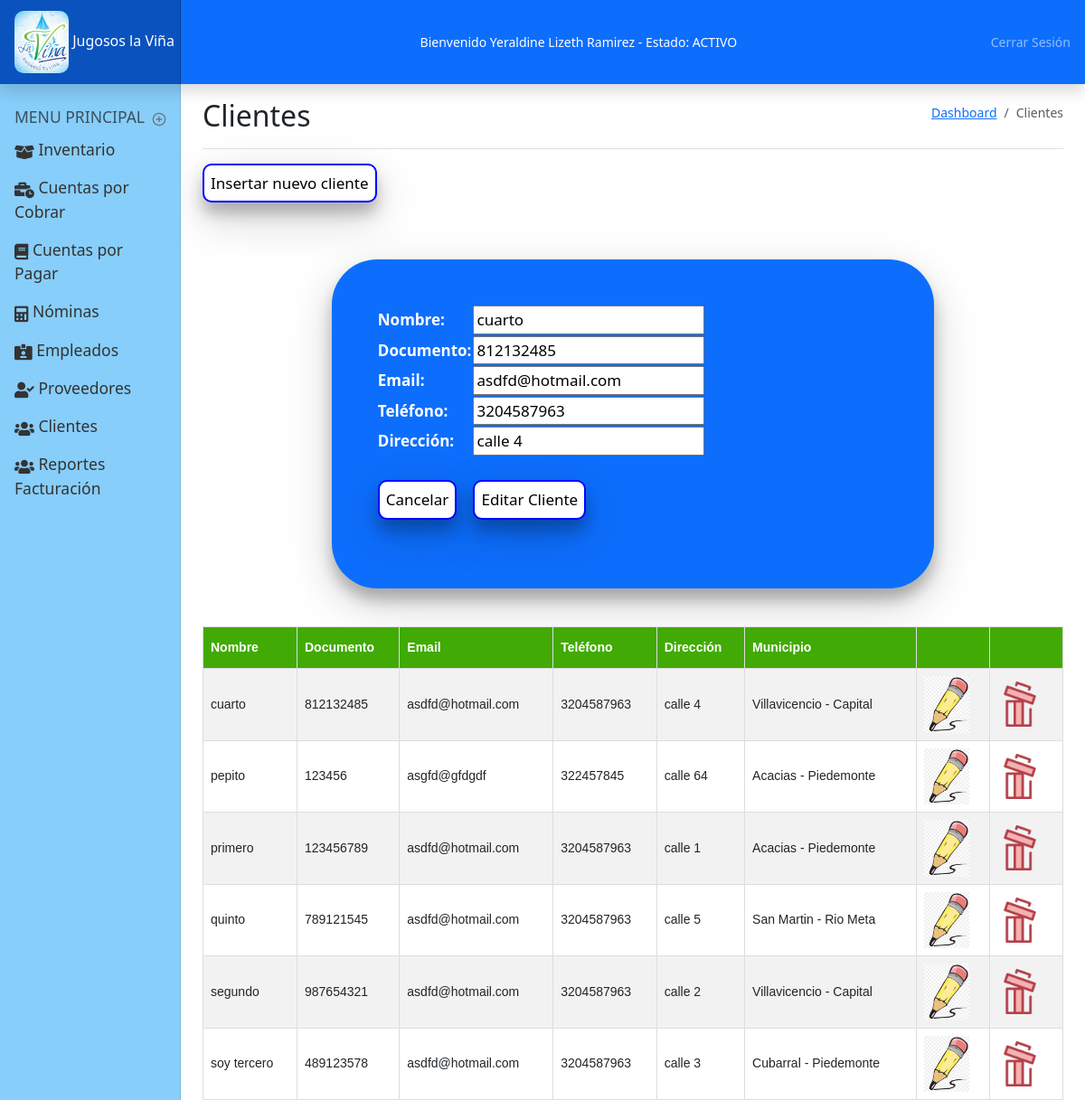
/clientes.php?id_clientes=4 (signed in), run on the app's committed database.
### tables this page shows
CREATE TABLE `usuario` (
  `id_usuario` int(11) NOT NULL,
  `nombre` varchar(150) NOT NULL,
  `user` varchar(255) NOT NULL,
  `identificacion` varchar(15) NOT NULL,
  `celular` varchar(10) NOT NULL,
  `direccion` varchar(150) NOT NULL,
  `email` varchar(150) NOT NULL,
  `contrasena` varchar(150) NOT NULL,
  `rol` varchar(255) NOT NULL,
  `activo` varchar(3) NOT NULL,
  `r_ecommerce` int(11) NOT NULL,
  `r_login` int(11) NOT NULL,
  `r_datos_de_pago` int(11) NOT NULL,
  `r_contador_visitas` int(11) NOT NULL,
  `r_encuesta` int(11) NOT NULL,
  `r_consultar_producto` int(11) NOT NULL,
  `r_chat` int(11) NOT NULL,
  `r_formulario` int(11) NOT NULL
);

CREATE TABLE `clientes` (
  `id_clientes` int(11) NOT NULL,
  `nombre` varchar(255) NOT NULL,
  `documento` int(11) NOT NULL,
  `email` varchar(255) NOT NULL,
  `telefono` varchar(255) NOT NULL,
  `direccion` varchar(255) NOT NULL,
  `fecha_nacimiento` date NOT NULL,
  `municipio` int(11) NOT NULL,
  `region` int(11) NOT NULL,
  `foto` varchar(255) DEFAULT NULL
);

CREATE TABLE `municipios` (
  `id_municipios` int(11) NOT NULL,
  `municipio` varchar(255) NOT NULL,
  `r_regiones` int(11) NOT NULL
);

CREATE TABLE `regiones` (
  `id_regiones` int(11) NOT NULL,
  `region` varchar(255) NOT NULL
);

### bloqueo.php (called while the page is built, shortened)
<?php
    $usuario = $_SESSION['usuario'];
    $consulta = "select * from usuario where id_usuario = '$usuario'";
    $resultado = mysqli_query($conexion, $consulta) or die ('No se consulto el usuario');
    $userr = mysqli_fetch_array($resultado);
?>

### bloques/clientes/editar.php (the view, shortened to what this page needs)
<?php
$cid = $_GET['id_clientes'];
$concliente = "select * from clientes where id_clientes = $cid";
$rescliente = mysqli_query($conexion, $concliente) or die('no se consulto cliente');
$cliente = mysqli_fetch_array($rescliente);
?>
<div id="formulario">
    <form action="clientes.php?id_clientes=<?php echo $cliente['id_clientes']; ?>" method="post" class="form">
        <table>
            <tr>
                <th>Nombre:</th>
                <td><input type="text" name="nombre" value="<?php echo $cliente['nombre']; ?>" required="required" placeholder="Nombre empleado" class="form-cotrol"></td>
            </tr>
            <tr>
                <th>Documento:</th>
                <td><input type="text" name="documento" value="<?php echo $cliente['documento']; ?>" required="required" placeholder="Documento" class="form-cotrol"></td>
            </tr>
            <tr>
                <th>Email:</th>
                <td><input type="email" name="email" value="<?php echo $cliente['email']; ?>" required="required" placeholder="Email" class="form-cotrol"></td>
            </tr>
            <tr>
                <th>Teléfono:</th>
                <td><input type="text" name="telefono" value="<?php echo $cliente['telefono']; ?>" required="required" placeholder="Teléfono" class="form-cotrol"></td>
            </tr>
            <tr>
                <th>Dirección:</th>
                <td><input type="text" name="direccion" value="<?php echo $cliente['direccion']; ?>" required="required" placeholder="Dirección" class="form-cotrol"></td>
            </tr>
            <tr>
                <th>
                    <br><button name="botoninsertar" value="insertar" type="button" class="btnInsertClient" onclick="window.location='clientes.php'">
                        Cancelar
                    </button><br><br>
                </th>
                <td><br><input type="submit" name="boton" value="Editar Cliente" class=btnInsertClient><br><br></td>
            </tr>
        </table>
    </form>
    <br><br>
</div>
<div class="consulta">
    <table class="tconsulta">
        <tr>
            <th>Nombre</th>
            <th>Documento</th>
            <th>Email</th>
            <th>Teléfono</th>
            <th>Dirección</th>
            <th>Municipio</th>
            <th></th>
            <th></th>
        </tr>
        <?php
        $consulta_c = "select * from clientes order by nombre";
        $resultado_c = mysqli_query($conexion, $consulta_c) or die('no se consulto los clientes');
        while ($cliente = mysqli_fetch_array($resultado_c)) {
        ?>
            <tr>
                <td><?php echo $cliente['nombre']; ?></td>
                <td><?php echo $cliente['documento']; ?></td>
                <td><?php echo $cliente['email']; ?></td>
                <td><?php echo $cliente['telefono']; ?></td>
                <td><?php echo $cliente['direccion']; ?></td>
                <td>
                    <?php
                    $consulta_municipio = "select * from municipios where id_municipios = " . $cliente['municipio'];
                    $res_municipio = mysqli_query($conexion, $consulta_municipio) or die('no consulto municipio');
                    $municipio = mysqli_fetch_array($res_municipio);
                    $consulta_region = "select * from regiones where id_regiones = " . $cliente['region'];
                    $res_region = mysqli_query($conexion, $consulta_region) or die('no consulto la region');
                    $region = mysqli_fetch_array($res_region);
                    echo $municipio['municipio'] . " - " . $region['region'];
                    ?>
                </td>
                <td>
                    <img src="img/editar.png" width="50px" title="Editar" alt="Editar">
                </td>
                <td>
                    <img src="img/borrar.png" width="50px" title="Borrar" style="cursor: pointer;" onclick="eliminarCliente(<?php echo $cliente['id_clientes']; ?>)" alt="Borrar">
                </td>
            </tr>
        <?php } ?>
    </table>
</div>

### partes/header.php (shortened to what this page needs)
<header class="navbar navbar-dark sticky-top flex-md-nowrap p-0 shadow">
  <a class="navbar-brand col-md-3 col-lg-2 me-0 px-3 fs-6" href="#">
    <img id="log" src="img/logo.png" width="60px" alt="logo">
    Jugosos la Viña
  </a>
  <span style="color:white">
    Bienvenido <?php echo $userr['nombre']; ?> - Estado:
    <?php
    if ($userr['activo'] == "Si") {
      echo "ACTIVO";
    } else {
      echo "NO ACTIVO";
    }
    ?>
  </span>
  <div class="navbar-nav">
    <div class="nav-item text-nowrap">
      <a class="nav-link px-3" href="salir.php">Cerrar Sesión</a>
    </div>
  </div>
</header>

### css/dashboard.css (style rules this page uses)
body { font-size: .875rem; }
.navbar-brand { padding-top: .75rem; padding-bottom: .75rem; background-color: rgba(0, 0, 0, .25); box-shadow: inset -1px 0 0 rgba(0, 0, 0, .25); }
header { background-color: #0d6efd; }
#log { border-radius: 10px; }
.tconsulta { font-family: Arial, Helvetica, sans-serif; border-collapse: collapse; width: 100%; overflow-x: auto; }
.consulta td, .consulta th { border: 1px solid #ddd; padding: 8px; }
.consulta tr:nth-child(even) { background-color: #f2f2f2 }
.consulta th { padding-top: 12px; padding-bottom: 12px; text-align: left; background-color: #41aa04; color: white; }
.btnInsertClient { background-color: white; padding: 7px; border: 2px solid blue; border-radius: 10px; font-size: 17px; margin-right: 0px; box-shadow: 0 12px 16px 0 rgba(0,0,0,0.24),0 17px 50px 0 rgba(0,0,0,0.19); }
.form { width: 70%; padding: 50px; margin: auto; font-size: 17px; font-weight: bold; border-radius: 50px; background-color: #0d6efd; color: white; box-shadow: 0 12px 16px 0 rgba(0,0,0,0.24),0 17px 50px 0 rgba(0,0,0,0.19); }

### data on the page
usuario: nombre "Yeraldine Lizeth Ramirez"
clientes: nombre "cuarto", documento "812132485", email "asdfd@hotmail.com", telefono "3204587963", direccion "calle 4", municipios.municipio "Villavicencio", regiones.region "Capital"
clientes: nombre "pepito", documento "123456", email "asgfd@gfdgdf", telefono "322457845", direccion "calle 64", municipios.municipio "Acacias", regiones.region "Piedemonte"
clientes: nombre "primero", documento "123456789", email "asdfd@hotmail.com", telefono "3204587963", direccion "calle 1", municipios.municipio "Acacias", regiones.region "Piedemonte"
clientes: nombre "quinto", documento "789121545", email "asdfd@hotmail.com", telefono "3204587963", direccion "calle 5", municipios.municipio "San Martin", regiones.region "Rio Meta"
clientes: nombre "segundo", documento "987654321", email "asdfd@hotmail.com", telefono "3204587963", direccion "calle 2", municipios.municipio "Villavicencio", regiones.region "Capital"
clientes: nombre "soy tercero", documento "489123578", email "asdfd@hotmail.com", telefono "3204587963", direccion "calle 3", municipios.municipio "Cubarral", regiones.region "Piedemonte"
